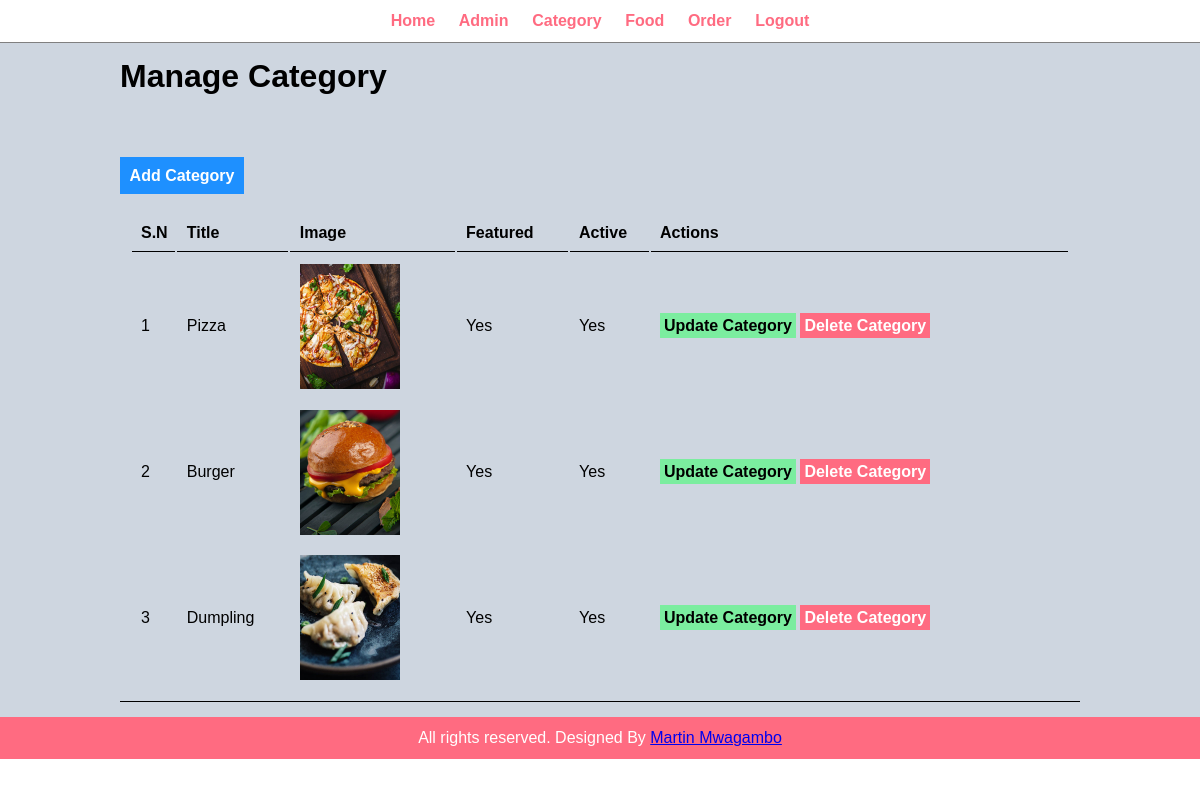
The app's page /admin/manage-category.php (signed in) with its own data.
### tables this page shows
CREATE TABLE `tbl_category` (
  `id` int(10) UNSIGNED NOT NULL,
  `title` varchar(100) NOT NULL,
  `image_name` varchar(255) NOT NULL,
  `featured` varchar(10) NOT NULL,
  `active` varchar(10) NOT NULL
);

### admin/manage-category.php (the view, shortened to what this page needs)
<?php include('partials/menu.php'); ?>
<div class = "main-content">
	<div class="wrapper">
		<h1>Manage Category</h1>
		<br /><br />
            <br><br>
			<a href="<?php echo SITEURL;?>admin/add-category.php" class="btn-primary">Add Category</a>
   			<br />
			   <br />
            	<table class="tbl-full">
            		<tr>
            			<th>S.N</th>
            			<th>Title</th>
            			<th>Image</th>
            			<th>Featured</th>
						<th>Active</th>
						<th>Actions</th>
            		</tr>
					<?php
					$sql = "SELECT *FROM tbl_category";
					$res = mysqli_query($conn, $sql);
					$count = mysqli_num_rows($res);
					$sn=1;
					if($count>0)
						{
							while($row=mysqli_fetch_assoc($res))
							{
								$id=$row['id'];
								$title=$row['title'];
								$image_name=$row['image_name'];
								$featured=$row['featured'];
								$active =$row['active'];
								?>
									<tr>
										<td><?php echo $sn++; ?></td>
										<td><?php echo $title; ?></td>
										<td>
											<?php
												if($image_name!=""){
													?>
														<img src="<?php echo SITEURL;?>images/category/<?php echo $image_name; ?>" width="100px">
													<?php
												}else{
													echo "<div class='error'>Image not Added</div>";
												}
											?>
										</td>
										<td><?php echo $featured; ?></td>
										<td><?php echo $active; ?></td>
										<td>
										<a href="<?php echo SITEURL;?>admin/update-category.php?id=<?php echo $id;?>" class="btn-secondary">Update Category</a>
										<a href="<?php echo SITEURL;?>admin/delete-category.php?id=<?php echo $id;?>&image_name=<?php echo $image_name;?>" class="btn-danger">Delete Category</a>
										</td>
            						</tr>
								<?php
							}
						}
						else{
							?>
								<tr>
									<td colspan ="6"><div class="error">No category Added</div></td>
								</tr>
							<?php
						}
					?>
            	</table>
	</div>
</div>
<?php include('partials/footer.php'); ?>

### admin/partials/menu.php (shortened to what this page needs)
<html>
    <head>
        <link rel="stylesheet" type="text/css" href="../css/admin.css">
    </head>
    <body>
    </body>
    <div class= "menu">
        <div class = "wrapper">
            <ul>
                <li><a href="index.php">Home</a></li>
                <li><a href="manage-admin.php">Admin</a></li>
                <li><a href="manage-category.php">Category</a></li>
                <li><a href="manage-food.php">Food</a></li>
                <li><a href="manage-order.php">Order</a></li>
                <li><a href="logout.php">Logout</a></li>
            </ul>
        </div>
    </div>

### admin/partials/footer.php
    <div class= "footer">
        <div class = "wrapper">
            <p class = "text-center">All rights reserved. Designed By <a href="#">Martin Mwagambo</a></p>
        </div>
    </div>
</html>

### css/admin.css (style rules this page uses)
* { margin: 0 0; padding: 0 0; font-family: Arial, Helvetica, sans-serif; }
.wrapper { padding: 1%; width: 80%; margin: 0 auto; }
.text-center { text-align: center; }
.footer { background-color: #ff6b81; color: white; }
.menu { text-align: center; border-bottom: 1px solid grey; }
.menu ul { list-style-type: none; }
.menu ul li { display: inline; padding: 1%; }
.menu ul li a { text-decoration: none; font-weight: bold; color: #ff6b81; }
.main-content { background-color: #ced6e0; padding: 3px 0; }
.tbl-full { width: 100%; }
table, tr, th { border-bottom: 1px solid black; padding: 1%; text-align: left; }
table, tr, td { padding: 1%; }
.btn-primary { background-color: #1e90ff; padding: 1%; color: #ffffff; text-decoration: none; font-weight: bold; }
.btn-secondary { background-color: #7bed9f; padding: 1%; color: black; text-decoration: none; font-weight: bold; }
.btn-danger { background-color: #ff6b81; padding: 1%; color: #ffffff; text-decoration: none; font-weight: bold; }

### records on screen
tbl_category: title "Pizza", image_name (picture), featured "Yes", active "Yes"
tbl_category: title "Burger", image_name (picture), featured "Yes", active "Yes"
tbl_category: title "Dumpling", image_name (picture), featured "Yes", active "Yes"
